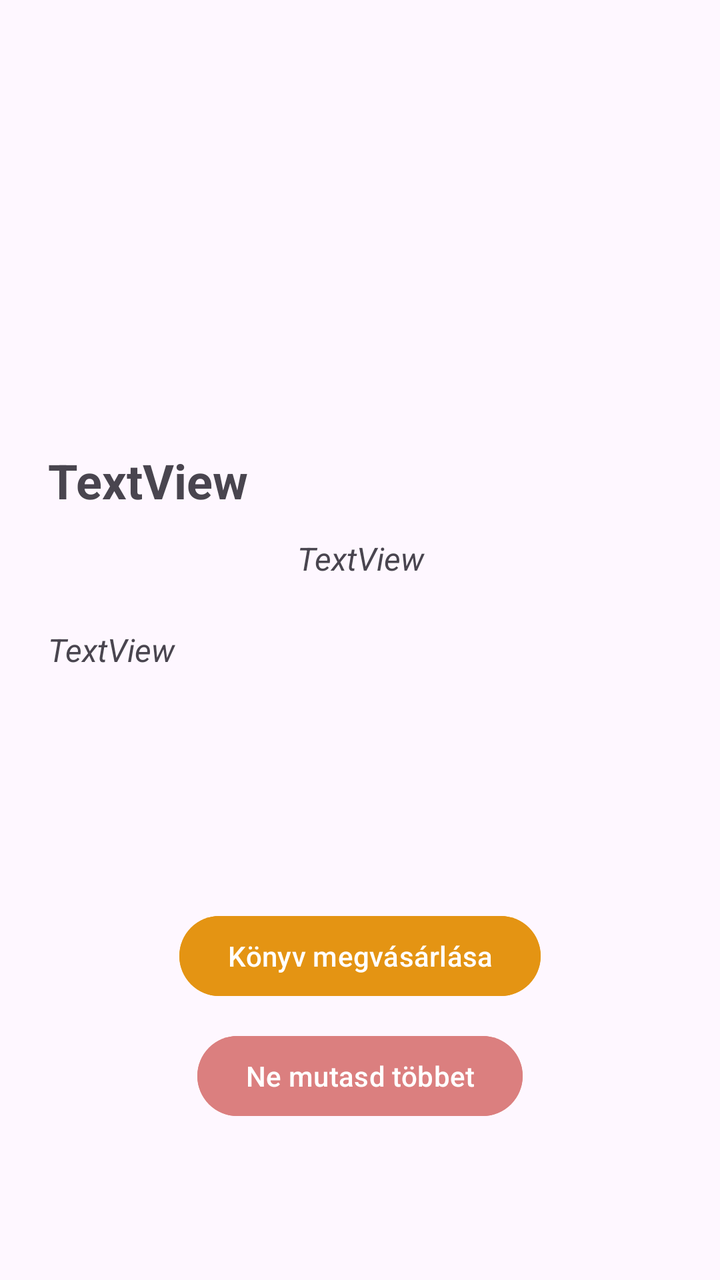
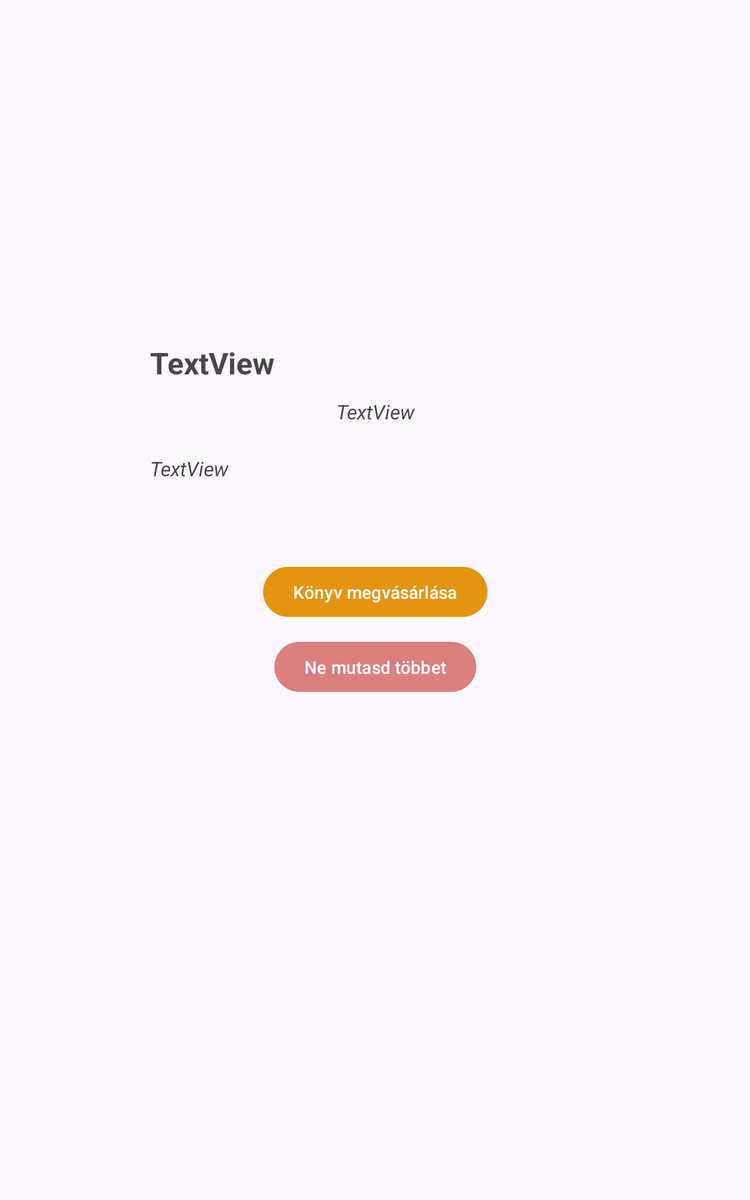

First picture: res/layout/ on a phone held upright. Second picture: the repository's own variant of that layout, on a device whose configuration matches the variant's folder. Source for both follows.
<!-- AndroidManifest.xml: application theme Theme.BookCorner -->
<!-- res/layout/activity_details.xml -->
<?xml version="1.0" encoding="utf-8"?>
<androidx.constraintlayout.widget.ConstraintLayout xmlns:android="http://schemas.android.com/apk/res/android"
    xmlns:app="http://schemas.android.com/apk/res-auto"
    xmlns:tools="http://schemas.android.com/tools"
    android:id="@+id/main"
    android:layout_width="match_parent"
    android:layout_height="match_parent"
    tools:context=".DetailsActivity">

    <ScrollView
        android:layout_width="match_parent"
        android:layout_height="0dp"
        android:fillViewport="true"
        app:layout_constraintBottom_toBottomOf="parent"
        app:layout_constraintEnd_toEndOf="parent"
        app:layout_constraintStart_toStartOf="parent"
        app:layout_constraintTop_toTopOf="parent">

        <LinearLayout
            android:layout_width="match_parent"
            android:layout_height="0dp"
            android:orientation="vertical">

            <androidx.constraintlayout.widget.ConstraintLayout
                android:layout_width="match_parent"
                android:layout_height="0dp"
                android:layout_weight="1">

                <ImageView
                    android:id="@+id/bookDetailsCover"
                    android:layout_width="200dp"
                    android:layout_height="200dp"
                    android:layout_weight="1"
                    app:layout_constraintEnd_toEndOf="parent"
                    app:layout_constraintStart_toStartOf="parent"
                    app:layout_constraintTop_toTopOf="parent"
                    app:srcCompat="@drawable/baseline_shopping_cart_checkout_24" />

                <TextView
                    android:id="@+id/bookDetailsTitle"
                    android:layout_width="0dp"
                    android:layout_height="wrap_content"
                    android:layout_marginStart="24dp"
                    android:layout_marginTop="24dp"
                    android:layout_marginEnd="24dp"
                    android:text="TextView"
                    android:textSize="24sp"
                    android:textStyle="bold"
                    app:layout_constraintEnd_toEndOf="parent"
                    app:layout_constraintStart_toStartOf="parent"
                    app:layout_constraintTop_toBottomOf="@+id/bookDetailsCover" />

                <TextView
                    android:id="@+id/bookDetailsAuthor"
                    android:layout_width="0dp"
                    android:layout_height="wrap_content"
                    android:layout_marginStart="24dp"
                    android:layout_marginTop="12dp"
                    android:layout_marginEnd="24dp"
                    android:text="TextView"
                    android:textAlignment="center"
                    android:textSize="16sp"
                    android:textStyle="italic"
                    app:layout_constraintEnd_toEndOf="parent"
                    app:layout_constraintStart_toStartOf="parent"
                    app:layout_constraintTop_toBottomOf="@+id/bookDetailsTitle" />

                <TextView
                    android:id="@+id/bookDetailsDescription"
                    android:layout_width="0dp"
                    android:layout_height="wrap_content"
                    android:layout_marginStart="24dp"
                    android:layout_marginTop="24dp"
                    android:layout_marginEnd="24dp"
                    android:text="TextView"
                    android:textSize="16sp"
                    android:textStyle="italic"
                    app:layout_constraintEnd_toEndOf="parent"
                    app:layout_constraintStart_toStartOf="parent"
                    app:layout_constraintTop_toBottomOf="@+id/bookDetailsAuthor" />

                <Button
                    android:id="@+id/buyBookButton"
                    android:layout_width="wrap_content"
                    android:layout_height="wrap_content"
                    android:layout_marginTop="24dp"
                    android:layout_marginBottom="44dp"
                    android:backgroundTint="#E49413"
                    android:text="Könyv megvásárlása"
                    app:layout_constraintBottom_toBottomOf="parent"
                    app:layout_constraintEnd_toEndOf="parent"
                    app:layout_constraintStart_toStartOf="parent"
                    app:layout_constraintTop_toBottomOf="@+id/bookDetailsDescription" />

                <Button
                    android:id="@+id/doNotShowButton"
                    android:layout_width="wrap_content"
                    android:layout_height="wrap_content"
                    android:layout_marginTop="12dp"
                    android:backgroundTint="#DB7F7F"
                    android:text="Ne mutasd többet"
                    app:layout_constraintEnd_toEndOf="parent"
                    app:layout_constraintStart_toStartOf="parent"
                    app:layout_constraintTop_toBottomOf="@+id/buyBookButton" />
            </androidx.constraintlayout.widget.ConstraintLayout>

        </LinearLayout>
    </ScrollView>

</androidx.constraintlayout.widget.ConstraintLayout>
<!-- resources referenced by this layout -->
<resources>
  <style name="Theme.BookCorner" parent="Base.Theme.BookCorner" />
  <style name="Base.Theme.BookCorner" parent="Theme.Material3.DayNight.NoActionBar">
          
          
      </style>
</resources>
<!-- res/layout-sw600dp/activity_details.xml (the repository's variant of the layout above) -->
<!-- drawn on a 7-inch tablet held upright -->
<?xml version="1.0" encoding="utf-8"?>
<androidx.constraintlayout.widget.ConstraintLayout xmlns:android="http://schemas.android.com/apk/res/android"
    xmlns:app="http://schemas.android.com/apk/res-auto"
    xmlns:tools="http://schemas.android.com/tools"
    android:id="@+id/main"
    android:layout_width="match_parent"
    android:layout_height="match_parent"
    tools:context=".DetailsActivity">

    <ScrollView
        android:layout_width="match_parent"
        android:layout_height="0dp"
        android:fillViewport="true"
        app:layout_constraintBottom_toBottomOf="parent"
        app:layout_constraintEnd_toEndOf="parent"
        app:layout_constraintStart_toStartOf="parent"
        app:layout_constraintTop_toTopOf="parent">

        <LinearLayout
            android:id="@+id/detailsLayout"
            android:layout_width="match_parent"
            android:layout_height="0dp"
            android:orientation="vertical">

            <androidx.constraintlayout.widget.ConstraintLayout
                android:layout_width="match_parent"
                android:layout_height="0dp"
                android:layout_weight="1">

                <ImageView
                    android:id="@+id/bookDetailsCover"
                    android:layout_width="250dp"
                    android:layout_height="250dp"
                    android:layout_weight="1"
                    app:layout_constraintEnd_toEndOf="parent"
                    app:layout_constraintStart_toStartOf="parent"
                    app:layout_constraintTop_toTopOf="parent"
                    app:srcCompat="@drawable/baseline_shopping_cart_checkout_24" />

                <TextView
                    android:id="@+id/bookDetailsTitle"
                    android:layout_width="0dp"
                    android:layout_height="wrap_content"
                    android:layout_marginStart="120dp"
                    android:layout_marginTop="24dp"
                    android:layout_marginEnd="120dp"
                    android:text="TextView"
                    android:textSize="24sp"
                    android:textStyle="bold"
                    app:layout_constraintEnd_toEndOf="parent"
                    app:layout_constraintStart_toStartOf="parent"
                    app:layout_constraintTop_toBottomOf="@+id/bookDetailsCover" />

                <TextView
                    android:id="@+id/bookDetailsAuthor"
                    android:layout_width="0dp"
                    android:layout_height="wrap_content"
                    android:layout_marginStart="120dp"
                    android:layout_marginTop="12dp"
                    android:layout_marginEnd="120dp"
                    android:text="TextView"
                    android:textAlignment="center"
                    android:textSize="16sp"
                    android:textStyle="italic"
                    app:layout_constraintEnd_toEndOf="parent"
                    app:layout_constraintStart_toStartOf="parent"
                    app:layout_constraintTop_toBottomOf="@+id/bookDetailsTitle" />

                <TextView
                    android:id="@+id/bookDetailsDescription"
                    android:layout_width="0dp"
                    android:layout_height="wrap_content"
                    android:layout_marginStart="120dp"
                    android:layout_marginTop="24dp"
                    android:layout_marginEnd="120dp"
                    android:text="TextView"
                    android:textSize="16sp"
                    android:textStyle="italic"
                    app:layout_constraintEnd_toEndOf="parent"
                    app:layout_constraintStart_toStartOf="parent"
                    app:layout_constraintTop_toBottomOf="@+id/bookDetailsAuthor" />

                <Button
                    android:id="@+id/buyBookButton"
                    android:layout_width="wrap_content"
                    android:layout_height="wrap_content"
                    android:layout_marginTop="64dp"
                    android:backgroundTint="#E49413"
                    android:text="Könyv megvásárlása"
                    app:layout_constraintEnd_toEndOf="parent"
                    app:layout_constraintStart_toStartOf="parent"
                    app:layout_constraintTop_toBottomOf="@+id/bookDetailsDescription" />

                <Button
                    android:id="@+id/doNotShowButton"
                    android:layout_width="wrap_content"
                    android:layout_height="wrap_content"
                    android:layout_marginTop="12dp"
                    android:backgroundTint="#DB7F7F"
                    android:text="Ne mutasd többet"
                    app:layout_constraintEnd_toEndOf="parent"
                    app:layout_constraintStart_toStartOf="parent"
                    app:layout_constraintTop_toBottomOf="@+id/buyBookButton" />
            </androidx.constraintlayout.widget.ConstraintLayout>

        </LinearLayout>
    </ScrollView>

</androidx.constraintlayout.widget.ConstraintLayout>
